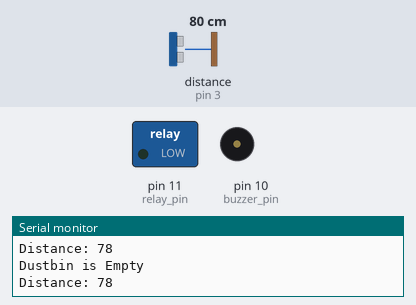
Bench run of a sketch on a simulated Arduino Uno, built with avr-gcc and run on an emulated ATmega328P. On the bench: switched loads named in the sketch (green lamp = pin HIGH), buzzer (waves = sounding, pin HIGH), the last lines printed to the serial monitor. Wiring (inferred from the names in the program): ultrasonic range finder: trigger pin 2; echo pin 3. The test bench sets the inputs (shaded band); at power-on: distance to the obstacle (sensor on pin 3) 80 cm. The echo pulse lasts 58.3 µs per cm; pins used as bus, display or sensor lines are not drawn.

Above: at 1.3 s.
1.4 s: distance to the obstacle (sensor on pin 3) set to 6 cm
2.9 s: distance to the obstacle (sensor on pin 3) set to 3 cm
At 4.1 s:
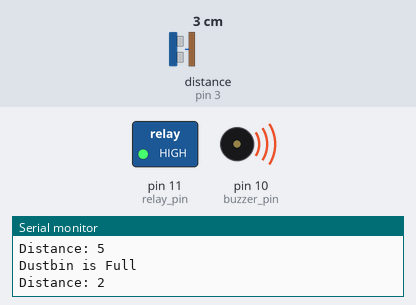
Timing chart, 0 to 5.9 s (numbered marks = the images above; inputs shaded):
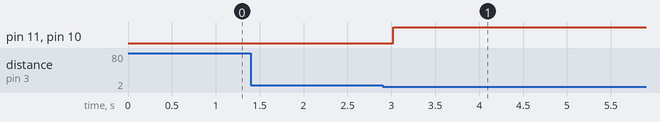

Measured:
- the behaviour switches between 5 and 4 cm on distance to the obstacle (sensor on pin 3) (found by bisection; images 0 and 1)
- after the input at 2.9 s, pin 11 (relay_pin), pin 10 (buzzer_pin): LOW → HIGH after 0.12 s

The sketch:

code.ino
```cpp
const int trigger_pin = 2;
const int echo_pin = 3;
const int buzzer_pin = 10;
const int relay_pin = 11;

void setup() {
  Serial.begin(9600);
  pinMode(trigger_pin, OUTPUT);
  pinMode(echo_pin, INPUT);
  pinMode(buzzer_pin, OUTPUT);
  pinMode(relay_pin, OUTPUT);
}

void loop() {
  digitalWrite(trigger_pin, HIGH);
  delayMicroseconds(10);
  digitalWrite(trigger_pin, LOW);

  unsigned long duration = pulseIn(echo_pin, HIGH);
  int distance = duration * 0.034 / 2;

  if (distance <= 3) {
    Serial.println("Dustbin is Full");
    Serial.print("Distance: ");
    Serial.println(distance);

    digitalWrite(buzzer_pin, HIGH);
    digitalWrite(relay_pin, HIGH); // Activate relay
    delay(60000); // Pause for 1 minute

    digitalWrite(buzzer_pin, LOW);
    digitalWrite(relay_pin, LOW); // Deactivate relay
  } else {
    Serial.println("Dustbin is Empty");
    Serial.print("Distance: ");
    Serial.println(distance);

    digitalWrite(buzzer_pin, LOW);
    digitalWrite(relay_pin, LOW); // Deactivate relay
  }
  delay(500);
}
```
